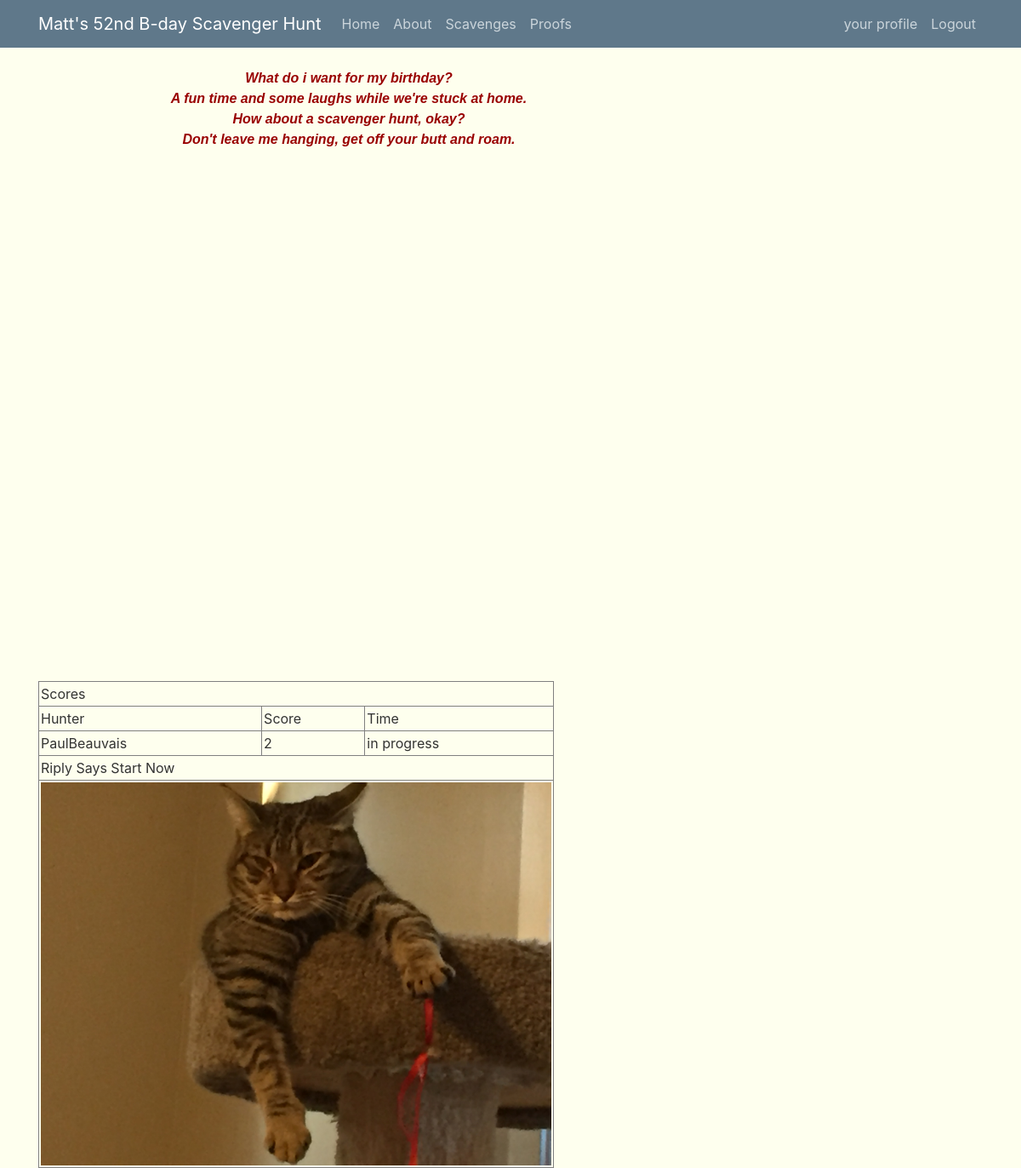
Before: /hunt/ (signed in) with the older database file.
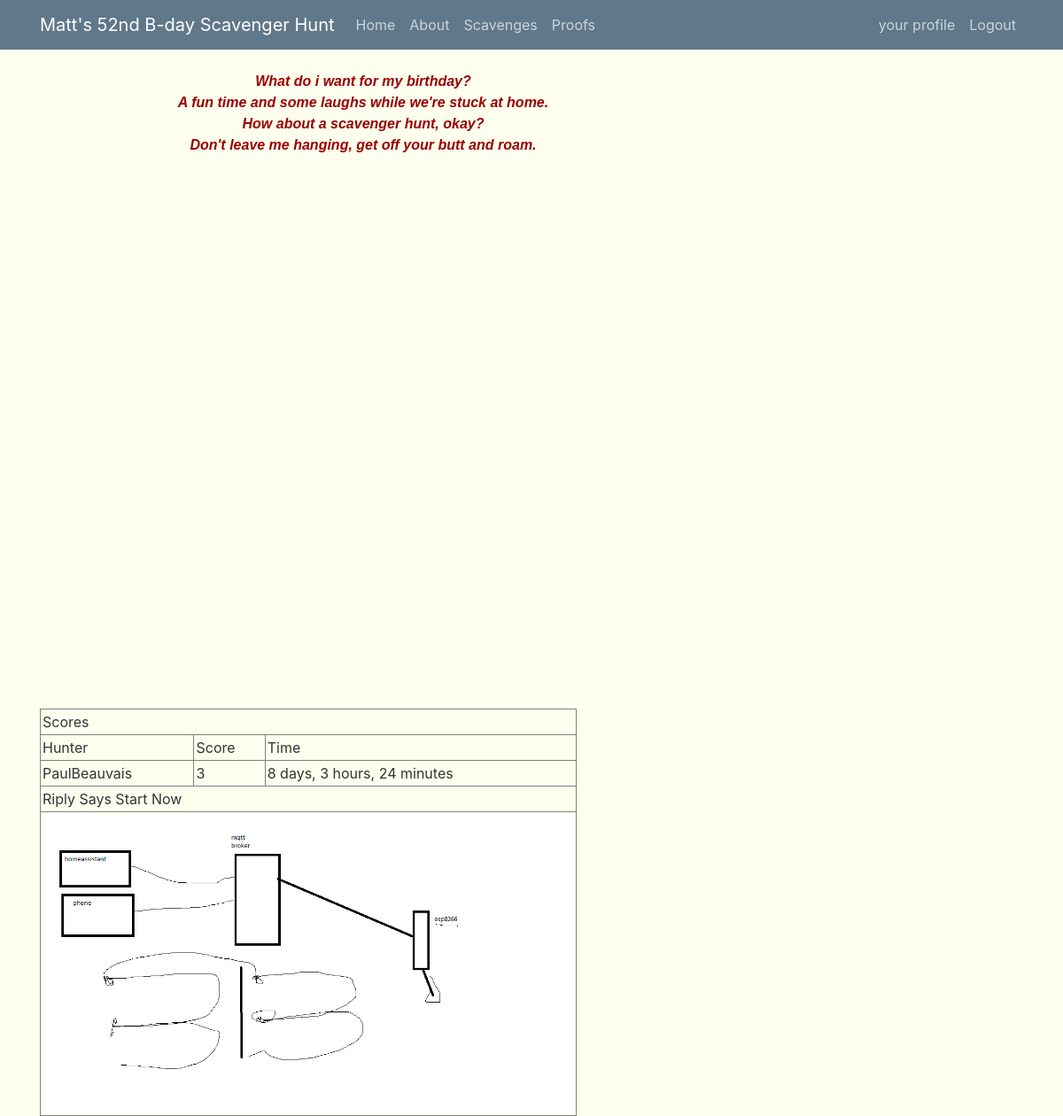
After: the same page with the newer database file.
### birthdayhunt/models.py (models this page shows, shortened)
class complete_scavenges(models.Model):
    user = models.ForeignKey(User, on_delete=models.CASCADE)
    huntId = models.ForeignKey(scavenges, on_delete=models.CASCADE)
    proof = models.ImageField(default='Lier-vs.-Liar.jpg', upload_to='proof_pics/')
    finish_time = models.DateTimeField(auto_now=True, editable=True)
    class Meta:
        verbose_name_plural = "complete scavenges"

### birthdayhunt/views.py (the view)
# urls.py: path('', views.home, name='hunt-home'),
def home(request):
    users = User.objects.all()
    userids = [id.id for id in users]
    userResults = []
    firstPhoto = complete_scavenges.objects.all().order_by('-finish_time').first()
    for user in users:
        userprofile = Profile.objects.filter(user=user.id).select_related()
        userstarttime = timezone.localtime(user.date_joined)
        elapsedtime = ''
        userendtime = finished_hunters.objects.filter(user=user).select_related()
        if userendtime:
            userendtime = timezone.localtime(userendtime[0].finish_time)
            elapsedtime =  userendtime - userstarttime
            endtimer = strfdelta(elapsedtime,"{days} days, {hours} hours, {minutes} minutes" )
        else:
            endtimer = 'in progress'
            userendtime = None
        points = complete_scavenges.objects.filter(user=user.id).select_related().aggregate(points=Sum('huntId__Points'))
        if points['points'] != None:
            userResults.append({'id': user.id, 'name': user.username, 'points': points['points'], 'endtimer': endtimer, 'userelapsedtime': elapsedtime })
        else:
            pass
        userResults = sorted(userResults, key = lambda i: (i['points'], i['userelapsedtime']))
    context = {'users': userResults, 'photo': firstPhoto}
    return render(request, 'birthdayhunt/home.html', context)

### birthdayhunt/views.py (called while the page is built)
def strfdelta(tdelta, fmt):
    d = {"days": tdelta.days}
    d["hours"], rem = divmod(tdelta.seconds, 3600)
    d["minutes"], d["seconds"] = divmod(rem, 60)
    return fmt.format(**d)

### birthdayhunt/templates/birthdayhunt/home.html
{% extends 'birthdayhunt/base.html' %}
{% block content %}
    <div
    style="text-align: center; font-style: italic; font-family: Arial; font-weight: bold; color: rgb(153, 0, 0);">What
    do i want for my birthday?<br>
    A fun time and some laughs while we're stuck at home.<br>
    How about a scavenger hunt, okay?<br>
    Don't leave me hanging, get off your butt and roam.<br>
    </div>
    <br>
    <table
    style="text-align: left; width: 600px; height: 600px; margin-left: auto; margin-right: auto;"
    border="0" cellpadding="2" cellspacing="2">
    <tbody>
        <table style="text-align: left; width: 597px; height: 144px;"
        border="1" cellpadding="2" cellspacing="2">
        <tbody>
            <tr><td style="vertical-align: top;" colspan="3">Scores</tr>
        <tr>
        <td style="vertical-align: top;">Hunter
        </td>
        <td style="vertical-align: top;">Score
        </td>
        <td style="vertical-align: top;">Time
        </td>
        </tr>
        {% for user in users %}
            <tr>
                <td style="vertical-align: top;">{{ user.name }}
                </td>
                <td style="vertical-align: top;">{{ user.points }}
                </td>
                <td style="vertical-align: top;"> {{ user.endtimer }}
                </td>
            </tr>
        {% endfor %}
        <tr><td style="vertical-align: top;" colspan="3">Riply Says Start Now</td></tr>
        {% if user.is_authenticated %}
            {% if photo %}
            <tr><td colspan="3"><img class="image600" src="{{ photo.proof.url }}" >
            {% else %}
                <tr><td colspan="3"><img style="width: 598px; height: auto;" src="https://thatwasabitmental.files.wordpress.com/2012/02/aliens1.jpg" align="middle">
            {% endif %}
        {% else %}
             <tr><td colspan="3"><img style="width: 598px; height: auto;" src="https://thatwasabitmental.files.wordpress.com/2012/02/aliens1.jpg" align="middle">
        {% endif %}
        </td>
        </tr>
    </tbody>
    </table>
{% endblock content %}

### birthdayhunt/templates/birthdayhunt/base.html (shortened to what this page needs)
{% load static %}
<!DOCTYPE html>
<html lang="en">
<head>
    <link rel="stylesheet" href="https://maxcdn.bootstrapcdn.com/bootstrap/4.0.0/css/bootstrap.min.css">
    <link rel="stylesheet" href="{% static 'birthdayhunt/main.css' %}">
</head>
<body style="background-color: #feffee;">
    <header class="site-header">
        <nav class="navbar navbar-expand-md navbar-dark bg-steel fixed-top">
          <div class="container">
            <a class="navbar-brand" href="{% url 'hunt-home' %}">Matt's 52nd B-day Scavenger Hunt</a>
            <div class="collapse navbar-collapse" id="navbarToggle">
              <div class="navbar-nav mr-auto">
                <a class="nav-item nav-link" href="{% url 'hunt-home' %}">Home</a>
                <a class="nav-item nav-link" href="{% url 'hunt-about' %}">About</a>
                {% if user.is_authenticated %}
                  <a class="nav-item nav-link" href="{% url 'hunt-scavenges' %}">Scavenges</a>
                  <a class="nav-item nav-link" href="{% url 'hunt-photos' %}">Proofs</a>
                {% endif %}
              </div>
              <div class="navbar-nav">
                {% if user.is_authenticated %}
                  <a class="nav-item nav-link" href="{% url 'hunt-profile' %}">your profile</a>
                  <a class="nav-item nav-link" href="{% url 'hunt-logout' %}">Logout</a>
                {% else %}
                  <a class="nav-item nav-link" href="{% url 'hunt-login' %}">Login</a>
                  <a class="nav-item nav-link" href="{% url 'hunt-register' %}">Register</a>
                {% endif %}
              </div>
            </div>
          </div>
        </nav>
      </header>
      <main role="main" class="container">
        <div class="row">
          <div class="col-md-8">
            {% block content %}{% endblock %}
          </div>
         </div>
</body>
</html>

### birthdayhunt/static/birthdayhunt/main.css (style rules this page uses)
body { background-color: #feffee; background: #feffee; color: #333333; margin-top: 5rem; }
.bg-steel { background-color: #5f788a; }
.site-header .navbar-nav .nav-link { color: #cbd5db; }
.image600 { height: auto; max-width: 600px; }

Changed rows visible on the page:
no longer on this page (row unchanged): complete_scavenges: proof (picture)
added complete_scavenges: proof (picture)
Other visible differences:
new list line: "PaulBeauvais"
new list line: "3 8 days, 3 hours, 24 minutes"
list line gone: "PaulBeauvais"
list line gone: "2 in progress"
